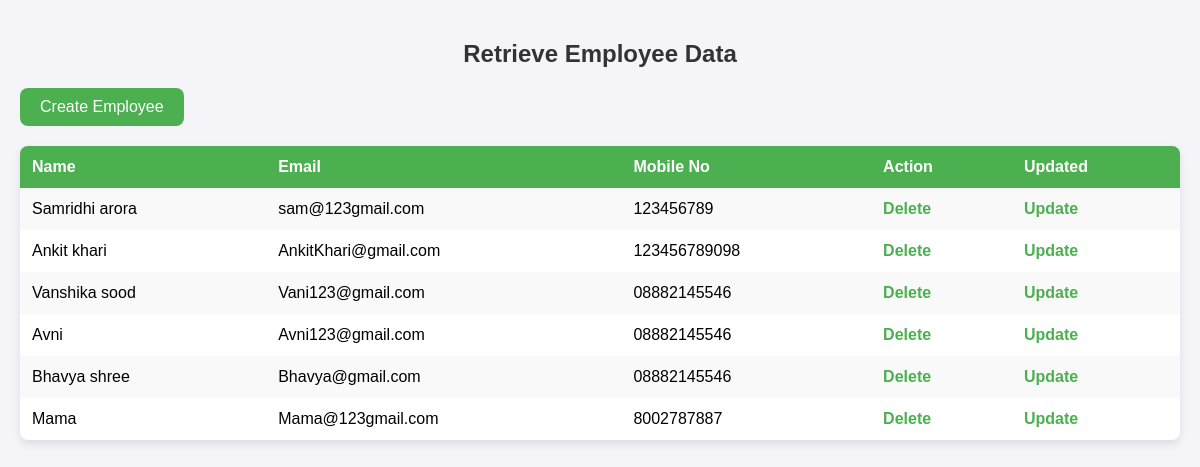
Before: / with the older database file.
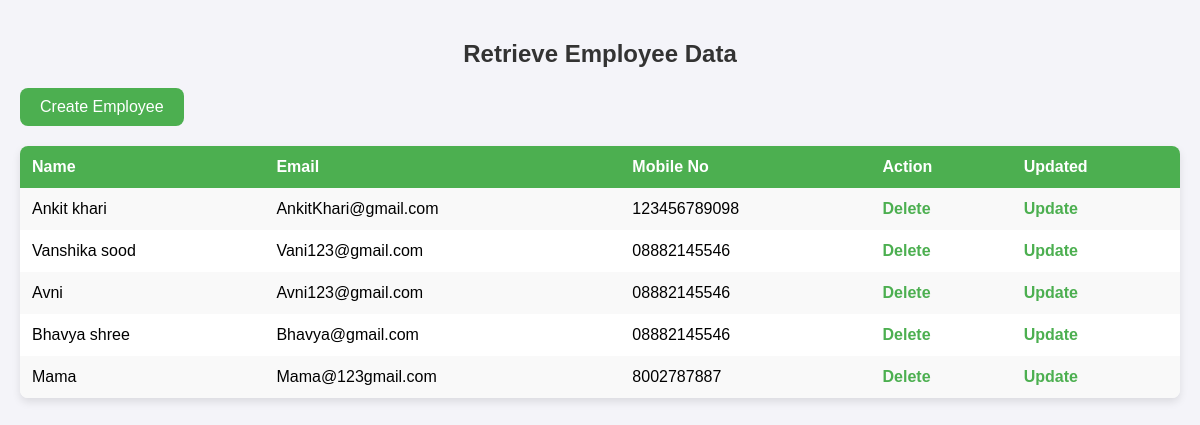
After: the same page with the newer database file.
### EventSync/models.py (models this page shows)
class employees_info(models.Model):
    id=models.AutoField(primary_key=True)
    name=models.CharField(max_length=100,null=False)
    email=models.CharField(max_length=100, null=False)
    Mob_no=models.CharField(max_length=20, null=False)
    class Meta:
        db_table='employees_info'

### EventSync/views.py (the view)
# urls.py: path('',retrieve_emp, name="retrieve_emp"),
def retrieve_emp(request):
    employees_data = employees_info.objects.all()
    context = {'emp_all_data': employees_data}
    return render(request, 'retrieve_data.html', context)

### EventSync/templates/retrieve_data.html (shortened to what this page needs)
<!DOCTYPE html>
<html lang="en">
<head>
</head>
<body>
    <h2>Retrieve Employee Data</h2>
    <button><a href="/create_emp/">Create Employee</a></button>
    <table>
        <tr>
            <th>Name</th>
            <th>Email</th>
            <th>Mobile No</th>
            <th>Action</th>
            <th>Updated</th>
        </tr>
        {% for data in emp_all_data %}
        <tr>
            <td>{{ data.name }}</td>
            <td>{{ data.email }}</td>
            <td>{{ data.Mob_no }}</td>
            <td><a href="/delete/{{ data.id }}">Delete</a></td>
            <td><a href="/update/{{ data.id }}">Update</a></td>
        </tr>
        {% endfor %}
    </table>
</body>
</html>

### EventSync/templates/retrieve_data.html (style rules this page uses)
body { font-family: 'Poppins', sans-serif; background-color: #f4f4f9; padding: 20px; margin: 0; }
h2 { text-align: center; color: #333; margin-bottom: 20px; }
button { background-color: #4CAF50; color: white; padding: 10px 20px; border: none; border-radius: 8px; cursor: pointer; font-size: 16px; margin-bottom: 20px; display: inline-block; }
button a { text-decoration: none; color: white; }
table { border-collapse: collapse; width: 100%; background-color: white; border-radius: 8px; overflow: hidden; box-shadow: 0 4px 8px rgba(0, 0, 0, 0.1); }
th, td { text-align: left; padding: 12px; }
th { background-color: #4CAF50; color: white; }
tr:nth-child(even) { background-color: #f9f9f9; }
td a { text-decoration: none; color: #4CAF50; font-weight: bold; }

Changed rows visible on the page:
removed employees_info: name "Samridhi arora", email "sam@123gmail.com", Mob_no "123456789"
